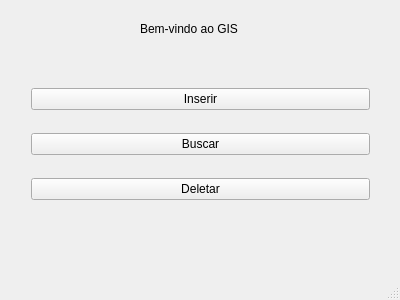
<?xml version="1.0" encoding="UTF-8"?>
<ui version="4.0">
 <class>MainWindow</class>
 <widget class="QMainWindow" name="MainWindow">
  <property name="geometry">
   <rect>
    <x>0</x>
    <y>0</y>
    <width>400</width>
    <height>300</height>
   </rect>
  </property>
  <property name="windowTitle">
   <string>MainWindow</string>
  </property>
  <widget class="QWidget" name="centralWidget">
   <widget class="QLabel" name="label">
    <property name="geometry">
     <rect>
      <x>140</x>
      <y>20</y>
      <width>151</width>
      <height>18</height>
     </rect>
    </property>
    <property name="text">
     <string>Bem-vindo ao GIS</string>
    </property>
   </widget>
   <widget class="QWidget" name="">
    <property name="geometry">
     <rect>
      <x>20</x>
      <y>60</y>
      <width>361</width>
      <height>171</height>
     </rect>
    </property>
    <layout class="QVBoxLayout" name="verticalLayout">
     <item>
      <widget class="QPushButton" name="inserir">
       <property name="text">
        <string>Inserir</string>
       </property>
      </widget>
     </item>
     <item>
      <widget class="QPushButton" name="pushButton_2">
       <property name="text">
        <string>Buscar</string>
       </property>
      </widget>
     </item>
     <item>
      <widget class="QPushButton" name="pushButton_3">
       <property name="text">
        <string>Deletar</string>
       </property>
      </widget>
     </item>
    </layout>
   </widget>
  </widget>
  <widget class="QStatusBar" name="statusBar"/>
 </widget>
 <layoutdefault spacing="6" margin="11"/>
 <resources/>
 <connections/>
</ui>
